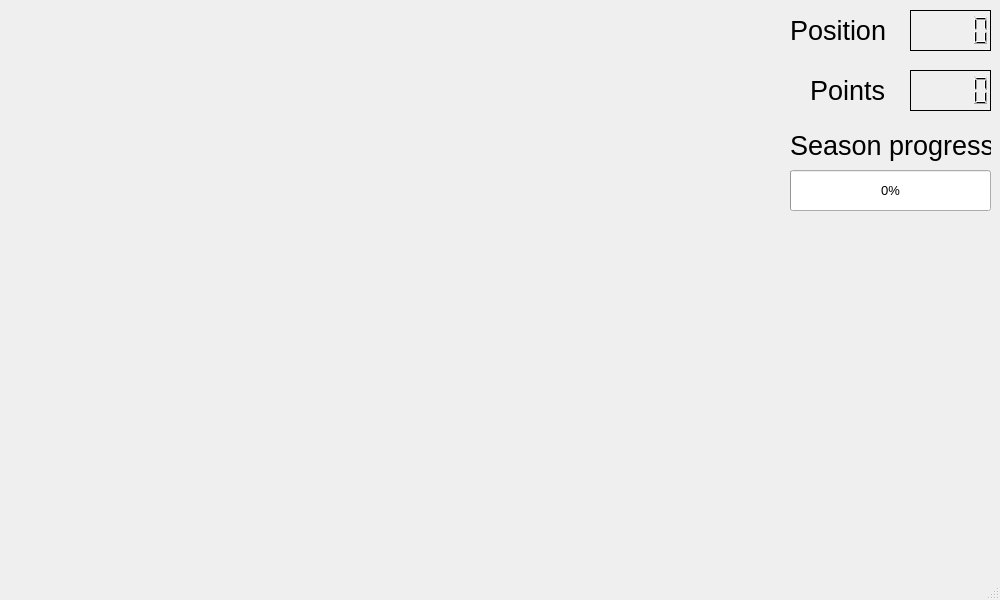
<?xml version="1.0" encoding="UTF-8"?>
<ui version="4.0">
 <class>Season</class>
 <widget class="QMainWindow" name="Season">
  <property name="geometry">
   <rect>
    <x>0</x>
    <y>0</y>
    <width>1000</width>
    <height>600</height>
   </rect>
  </property>
  <property name="windowTitle">
   <string>MainWindow</string>
  </property>
  <widget class="QWidget" name="centralwidget">
   <widget class="QLCDNumber" name="Points">
    <property name="geometry">
     <rect>
      <x>910</x>
      <y>70</y>
      <width>81</width>
      <height>41</height>
     </rect>
    </property>
    <property name="autoFillBackground">
     <bool>false</bool>
    </property>
    <property name="frameShape">
     <enum>QFrame::Box</enum>
    </property>
    <property name="frameShadow">
     <enum>QFrame::Plain</enum>
    </property>
    <property name="value" stdset="0">
     <double>0.000000000000000</double>
    </property>
   </widget>
   <widget class="QLCDNumber" name="Position">
    <property name="geometry">
     <rect>
      <x>910</x>
      <y>10</y>
      <width>81</width>
      <height>41</height>
     </rect>
    </property>
    <property name="autoFillBackground">
     <bool>false</bool>
    </property>
    <property name="frameShadow">
     <enum>QFrame::Plain</enum>
    </property>
    <property name="value" stdset="0">
     <double>0.000000000000000</double>
    </property>
   </widget>
   <widget class="QLabel" name="label">
    <property name="geometry">
     <rect>
      <x>790</x>
      <y>10</y>
      <width>111</width>
      <height>41</height>
     </rect>
    </property>
    <property name="font">
     <font>
      <pointsize>20</pointsize>
     </font>
    </property>
    <property name="text">
     <string>Position</string>
    </property>
   </widget>
   <widget class="QLabel" name="label_2">
    <property name="geometry">
     <rect>
      <x>810</x>
      <y>70</y>
      <width>91</width>
      <height>41</height>
     </rect>
    </property>
    <property name="font">
     <font>
      <pointsize>20</pointsize>
     </font>
    </property>
    <property name="text">
     <string>Points</string>
    </property>
   </widget>
   <widget class="QProgressBar" name="progressBar">
    <property name="geometry">
     <rect>
      <x>790</x>
      <y>170</y>
      <width>201</width>
      <height>41</height>
     </rect>
    </property>
    <property name="font">
     <font>
      <pointsize>10</pointsize>
     </font>
    </property>
    <property name="value">
     <number>0</number>
    </property>
    <property name="alignment">
     <set>Qt::AlignCenter</set>
    </property>
   </widget>
   <widget class="QLabel" name="label_3">
    <property name="geometry">
     <rect>
      <x>790</x>
      <y>120</y>
      <width>201</width>
      <height>51</height>
     </rect>
    </property>
    <property name="font">
     <font>
      <pointsize>20</pointsize>
     </font>
    </property>
    <property name="text">
     <string>Season progress</string>
    </property>
   </widget>
  </widget>
  <widget class="QMenuBar" name="menubar">
   <property name="geometry">
    <rect>
     <x>0</x>
     <y>0</y>
     <width>1000</width>
     <height>21</height>
    </rect>
   </property>
  </widget>
  <widget class="QStatusBar" name="statusbar"/>
 </widget>
 <resources/>
 <connections/>
</ui>
